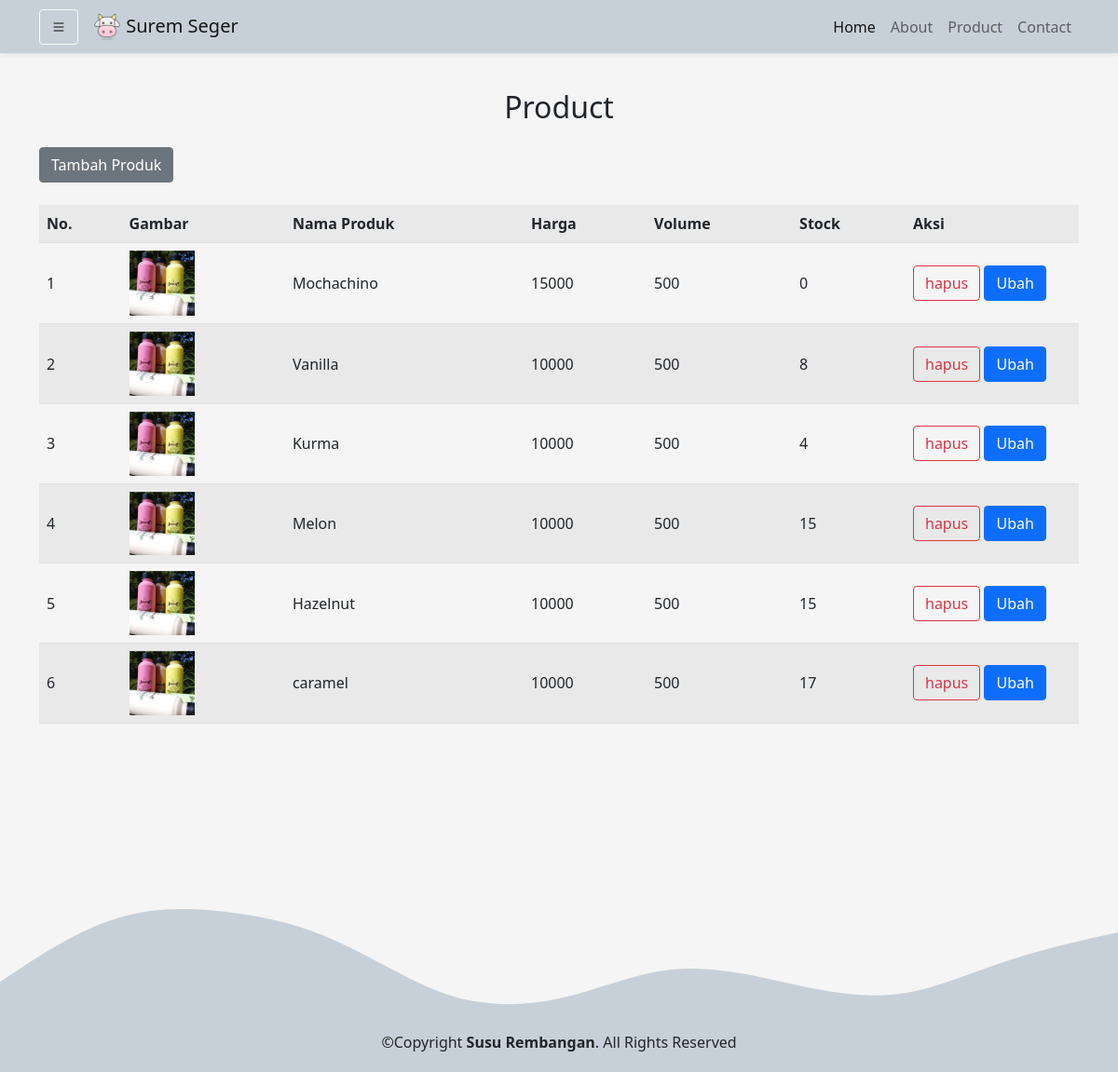
Screenshot of /Admin/dataProduk.php (signed in) with the database file from the repository.
### tables this page shows
CREATE TABLE `produk` (
  `id_produk` int(11) NOT NULL,
  `nama_produk` varchar(50) NOT NULL,
  `harga_produk` varchar(50) NOT NULL,
  `deskripsi_produk` varchar(255) NOT NULL,
  `volume_produk` varchar(30) NOT NULL,
  `berat_produk` int(11) NOT NULL,
  `stock_produk` int(5) NOT NULL,
  `gambar_produk` varchar(30) NOT NULL
);

### functions.php (called while the page is built, shortened)
<?php
$conn = mysqli_connect("localhost", "root", "", "db_suremseger");
function query($query)
{
    global $conn;
    $result = mysqli_query($conn, $query);
    $rows = [];
    while ($row = mysqli_fetch_assoc($result)) {
        $rows[] = $row;
    }
    return $rows;
}

### Admin/dataProduk.php (the view, shortened to what this page needs)
<?php
require_once('../functions.php');
$product = query("SELECT * FROM produk");
?>
<!DOCTYPE html>
<html lang="en">
<head>
    <link href="https://cdn.jsdelivr.net/npm/bootstrap@5.1.3/dist/css/bootstrap.min.css" rel="stylesheet" />
    <link rel="stylesheet" href="https://cdn.jsdelivr.net/npm/bootstrap-icons@1.8.1/font/bootstrap-icons.css">
    <link rel="stylesheet" href="../style.css" />
</head>
<body id="body-indexAdmin">
    <?php include 'nav_sidebar.php' ?>
    <section id="product">
        <div class="container">
            <div class="row">
                <div class="col text-center mb-3">
                    <h2>Product</h2>
                </div>
                <div class="tambahProduk mb-4">
                    <a href="tambahProduk.php" class="btn btn-secondary">Tambah Produk</a>
                </div>
            </div>
            <div class="table">
                <table class="table table-striped table-hover align-middle">
                    <tr>
                        <th>No.</th>
                        <th>Gambar</th>
                        <th>Nama Produk</th>
                        <th>Harga</th>
                        <th>Volume</th>
                        <th>Stock</th>
                        <th>Aksi</th>
                    </tr>
                    <?php $i = 1; ?>
                    <?php foreach ($product as $prod) : ?>
                        <tr>
                            <td><?= $i; ?></td>
                            <td><img src="../assets/img/produk/<?= $prod["gambar_produk"] ?>" alt="" width="70"></td>
                            <td><?= $prod['nama_produk'] ?></td>
                            <td><?= $prod['harga_produk'] ?></td>
                            <td><?= $prod['volume_produk'] ?></td>
                            <td><?= $prod['stock_produk'] ?></td>
                            <td class="col-2">
                                <a href="hapusProduk.php?id=<?= $prod["id_produk"] ?>" class="btn btn-outline-danger" onclick="return confirm('yakin?');">hapus</a>
                                <a href="ubahProduk.php?id=<?= $prod["id_produk"] ?>" class="btn btn-primary">Ubah</a>
                            </td>
                        </tr>
                        <?php $i++; ?>
                    <?php endforeach; ?>
                </table>
            </div>
        </div>
    </section>
    <footer class="text-center pb-1" style="background:  #c7d0d8">
        <p>©Copyright <label class="fw-bold">Susu Rembangan</label>. All Rights Reserved</p>
    </footer>
</body>
</html>

### Admin/nav_sidebar.php (shortened to what this page needs)
<nav class="navbar navbar-expand-sm navbar-light shadow-sm fixed-top" id="navbar">
    <div class="container">
        <button class="btn btn-outline-light me-3" type="button" data-bs-toggle="offcanvas" data-bs-target="#offcanvasScrolling" aria-controls="offcanvasScrolling"><i class="bi bi-list" style="color: black;"></i></button>
        <a class="navbar-brand" href="../User/indexUser.php">
            <img src="../assets/img/sapi icon.png" alt="" width="30" class="d-inline-block align-text-top" />
            Surem Seger
        </a>
        <div class="collapse navbar-collapse" id="navbarNav">
            <ul class="navbar-nav ms-auto">
                <li class="nav-item">
                    <a class="nav-link active" aria-current="page" href="../user/indexUser.php#home">Home</a>
                </li>
                <li class="nav-item">
                    <a class="nav-link" href="../user/indexUser.php#about">About</a>
                </li>
                <li class="nav-item">
                    <a class="nav-link" href="../user/indexUser.php#product">Product</a>
                </li>
                <li class="nav-item">
                    <a class="nav-link" href="../user/indexUser.php#contact">Contact</a>
                </li>
            </ul>
        </div>
    </div>
</nav>

### style.css (style rules this page uses)
body { background-color: whitesmoke; }
.navbar { background: #c7d0d8; }
section { padding-top: 6rem; }
#body-index, #body-indexAdmin, #body-indexUser { background-color: white; }
#product { background-color: #f5f5f5; }

### rows the page displays
produk: gambar_produk (picture), nama_produk "Mochachino", harga_produk "15000", volume_produk "500", stock_produk "0"
produk: gambar_produk (picture), nama_produk "Vanilla", harga_produk "10000", volume_produk "500", stock_produk "8"
produk: gambar_produk (picture), nama_produk "Kurma", harga_produk "10000", volume_produk "500", stock_produk "4"
produk: gambar_produk (picture), nama_produk "Melon", harga_produk "10000", volume_produk "500", stock_produk "15"
produk: gambar_produk (picture), nama_produk "Hazelnut", harga_produk "10000", volume_produk "500", stock_produk "15"
produk: gambar_produk (picture), nama_produk "caramel", harga_produk "10000", volume_produk "500", stock_produk "17"
